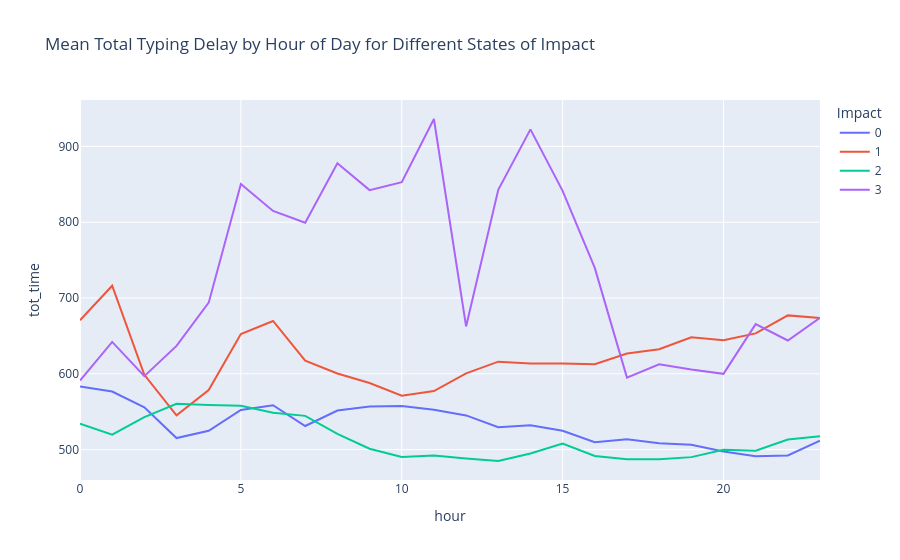

Notebook source saved alongside this figure:
### Code cell
def plot_things(col):
    subset_mean = subset.groupby(['hour',col]).mean().reset_index()
    display(subset_mean)
    fig = px.line(subset_mean, title=f'Mean Total Typing Delay by Hour of Day for Different States of {col}', color=col,x='hour', y='tot_time')
    fig.show()
    return
plot_things('Impact')

### Figure 1 — Plotly figure (JSON) as saved in the notebook; plotly's stock layout.template omitted (floating-point values rounded to 4 significant figures)
{"data": [{"hovertemplate": "Impact=0<br>hour=%{x}<br>tot_time=%{y}<extra></extra>", "legendgroup": "0", "line": {"color": "#636efa", "dash": "solid"}, "marker": {"symbol": "circle"}, "mode": "lines", "name": "0", "orientation": "v", "showlegend": true, "type": "scatter", "x": [0, 1, 2, 3, 4, 5, 6, 7, 8, 9, 10, 11, 12, 13, 14, 15, 16, 17, 18, 19, 20, 21, 22, 23], "xaxis": "x", "y": [583.3, 576.6, 555.7, 515.2, 524.8, 552.4, 558.6, 531.1, 551.5, 556.9, 557.5, 552.5, 545.1, 529.5, 532.1, 524.8, 509.7, 513.8, 508.4, 506.6, 497.5, 491.2, 492.3, 511.8], "yaxis": "y"}, {"hovertemplate": "Impact=1<br>hour=%{x}<br>tot_time=%{y}<extra></extra>", "legendgroup": "1", "line": {"color": "#EF553B", "dash": "solid"}, "marker": {"symbol": "circle"}, "mode": "lines", "name": "1", "orientation": "v", "showlegend": true, "type": "scatter", "x": [0, 1, 2, 3, 4, 5, 6, 7, 8, 9, 10, 11, 12, 13, 14, 15, 16, 17, 18, 19, 20, 21, 22, 23], "xaxis": "x", "y": [670.7, 716.2, 598.7, 545.2, 578.5, 652.4, 669.7, 617.3, 600.4, 587.9, 571.0, 577.3, 600.7, 616.0, 613.6, 613.7, 612.6, 626.8, 632.5, 648.2, 644.2, 653.3, 677.1, 673.5], "yaxis": "y"}, {"hovertemplate": "Impact=2<br>hour=%{x}<br>tot_time=%{y}<extra></extra>", "legendgroup": "2", "line": {"color": "#00cc96", "dash": "solid"}, "marker": {"symbol": "circle"}, "mode": "lines", "name": "2", "orientation": "v", "showlegend": true, "type": "scatter", "x": [0, 1, 2, 3, 4, 5, 6, 7, 8, 9, 10, 11, 12, 13, 14, 15, 16, 17, 18, 19, 20, 21, 22, 23], "xaxis": "x", "y": [534.3, 519.6, 542.9, 560.4, 559.0, 557.7, 548.8, 544.5, 520.6, 501.1, 490.3, 492.3, 488.2, 485.0, 494.8, 508.1, 491.6, 487.2, 487.2, 490.1, 499.9, 498.5, 513.2, 517.7], "yaxis": "y"}, {"hovertemplate": "Impact=3<br>hour=%{x}<br>tot_time=%{y}<extra></extra>", "legendgroup": "3", "line": {"color": "#ab63fa", "dash": "solid"}, "marker": {"symbol": "circle"}, "mode": "lines", "name": "3", "orientation": "v", "showlegend": true, "type": "scatter", "x": [0, 1, 2, 3, 4, 5, 6, 7, 8, 9, 10, 11, 12, 13, 14, 15, 16, 17, 18, 19, 20, 21, 22, 23], "xaxis": "x", "y": [591.1, 642.1, 596.9, 636.9, 693.9, 850.5, 814.9, 799.3, 877.9, 842.3, 852.8, 936.2, 662.5, 842.8, 922.5, 841.3, 739.8, 595.1, 612.6, 605.6, 600.0, 665.5, 644.0, 673.8], "yaxis": "y"}], "layout": {"legend": {"title": {"text": "Impact"}, "tracegroupgap": 0}, "title": {"text": "Mean Total Typing Delay by Hour of Day for Different States of Impact"}, "xaxis": {"anchor": "y", "domain": [0, 1], "title": {"text": "hour"}}, "yaxis": {"anchor": "x", "domain": [0, 1], "title": {"text": "tot_time"}}}}
